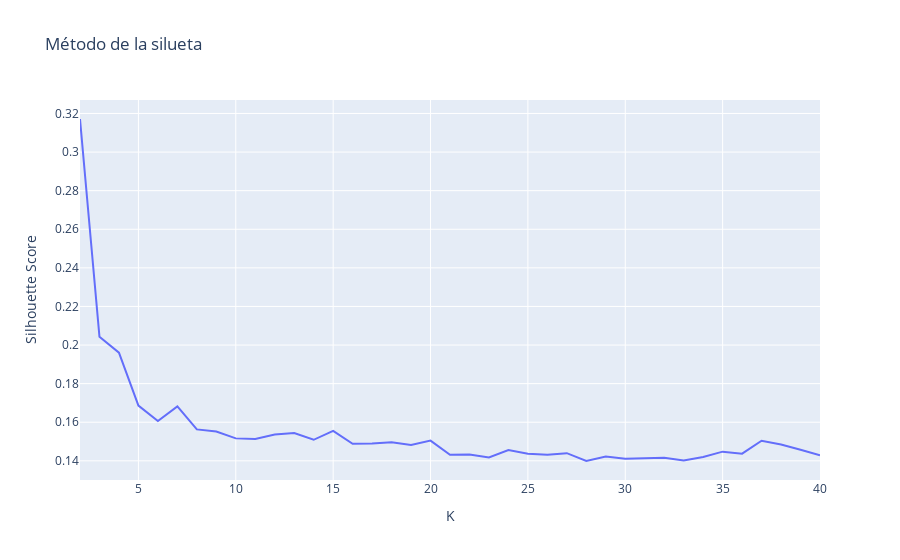

Notebook cell for this chart:
### Code cell
optimalKSilhouette = silhouetteMethod(X_scaled, "Método de la silueta")

optimalKSilhouette

### Figure 1 — Plotly figure (JSON) as saved in the notebook; plotly's stock layout.template omitted (floating-point values rounded to 4 significant figures)
{"data": [{"hovertemplate": "K=%{x}<br>Silhouette Score=%{y}<extra></extra>", "legendgroup": "", "line": {"color": "#636efa", "dash": "solid"}, "marker": {"symbol": "circle"}, "mode": "lines", "name": "", "orientation": "v", "showlegend": false, "type": "scatter", "x": [2, 3, 4, 5, 6, 7, 8, 9, 10, 11, 12, 13, 14, 15, 16, 17, 18, 19, 20, 21, 22, 23, 24, 25, 26, 27, 28, 29, 30, 31, 32, 33, 34, 35, 36, 37, 38, 39, 40], "xaxis": "x", "y": [0.3171, 0.2043, 0.1961, 0.1687, 0.1606, 0.1682, 0.1563, 0.1552, 0.1516, 0.1513, 0.1537, 0.1544, 0.1509, 0.1555, 0.1488, 0.1489, 0.1496, 0.1482, 0.1505, 0.1431, 0.1433, 0.1417, 0.1456, 0.1437, 0.1431, 0.144, 0.1399, 0.1422, 0.141, 0.1413, 0.1416, 0.1402, 0.142, 0.1448, 0.1437, 0.1504, 0.1485, 0.1457, 0.1428], "yaxis": "y"}], "layout": {"legend": {"tracegroupgap": 0}, "title": {"text": "Método de la silueta"}, "xaxis": {"anchor": "y", "domain": [0, 1], "title": {"text": "K"}}, "yaxis": {"anchor": "x", "domain": [0, 1], "title": {"text": "Silhouette Score"}}}}
